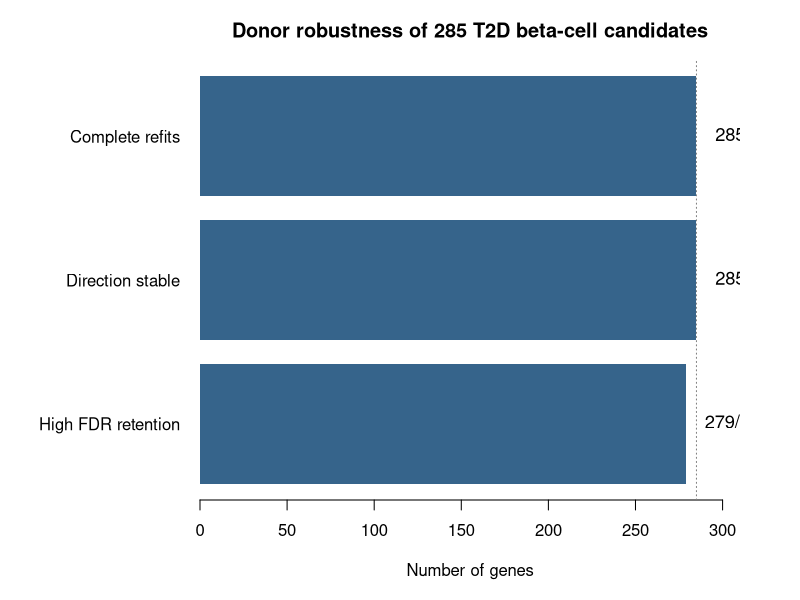
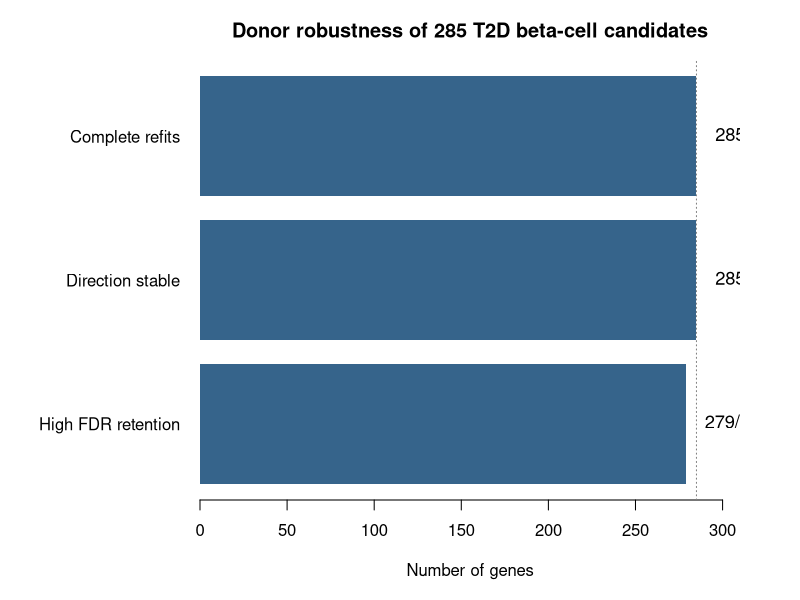

Recreate these plots in R, in order.
x <- read.delim(
  "results/influence/GSE221156/core285_lodo_assessment.tsv"
)

stopifnot(nrow(x) == 285)

metrics <- c(
  "Complete refits",
  "Direction stable",
  "High FDR retention"
)

counts <- c(
  sum(x$complete_refits),
  sum(x$stable_direction),
  sum(x$high_FDR_retention)
)

plot_figure <- function() {
  op <- par(mar = c(5, 10, 3, 3))
  on.exit(par(op))

  bp <- barplot(
    rev(counts),
    names.arg = rev(metrics),
    horiz = TRUE,
    las = 1,
    xlim = c(0, 310),
    col = "steelblue4",
    border = NA,
    xlab = "Number of genes",
    main = "Donor robustness of 285 T2D beta-cell candidates"
  )

  text(
    rev(counts) + 5,
    bp,
    labels = paste0(rev(counts), "/285"),
    pos = 4,
    cex = 1.1
  )

  abline(v = 285, lty = 3, col = "gray50")
}

pdf(
  "figures/phase7/core285_lodo_robustness.pdf",
  width = 10,
  height = 5
)
plot_figure()
dev.off()

png(
  "figures/phase7/core285_lodo_robustness.png",
  width = 2400,
  height = 1200,
  res = 240
)
plot_figure()
dev.off()
